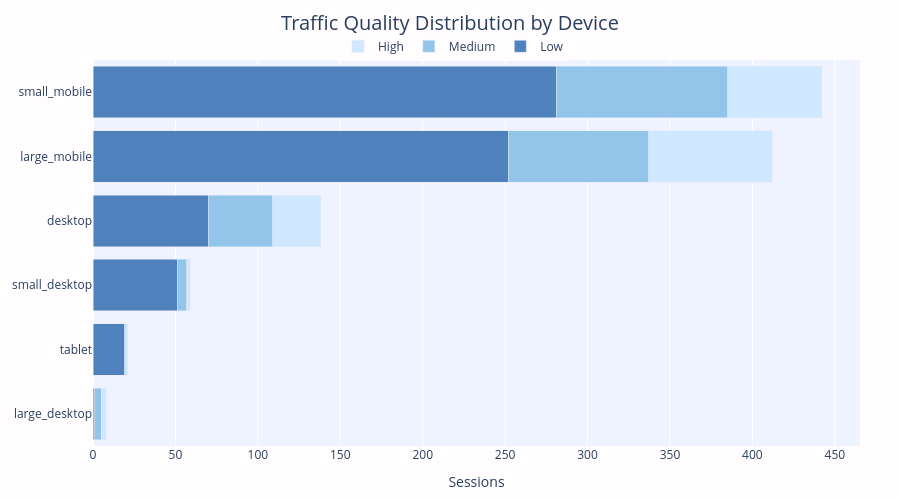

Write notebook code for a chart like this one.
### Code cell
# Переводим доли качества в абсолютные значения,
# чтобы корректно сравнивать устройства по объему и структуре трафика
df_device['low_abs'] = df_device['sessions'] * df_device['low_share'] / 100
df_device['medium_abs'] = df_device['sessions'] * df_device['medium_share'] / 100
df_device['high_abs'] = df_device['sessions'] * df_device['high_share'] / 100

# Типы устройств (например: mobile, desktop, tablet)
stages = df_device['screen_group'].tolist()

# Общее количество сессий по устройствам
sessions = df_device['sessions'].tolist()

# --- ГРАФИК ---
fig = go.Figure()

# Строим stacked bar chart, чтобы показать:
# 1. вклад каждого устройства в общий трафик
# 2. распределение качества внутри каждого устройства

# Низкое качество
fig.add_trace(go.Bar(
    y=stages,
    x=df_device['low_abs'],
    name="Low",
    orientation='h',
    marker=dict(color="#4F81BD")
))

# Среднее качество
fig.add_trace(go.Bar(
    y=stages,
    x=df_device['medium_abs'],
    name="Medium",
    orientation='h',
    marker=dict(color="#93C4EA")
))

# Высокое качество
fig.add_trace(go.Bar(
    y=stages,
    x=df_device['high_abs'],
    name="High",
    orientation='h',
    marker=dict(color="#CFE8FF")
))

fig.update_layout(
    barmode='stack',

    title=dict(
        text="Traffic Quality Distribution by Device",
        x=0.5,
        font=dict(size=20)
    ),

    xaxis_title="Sessions",

    # Переворачиваем ось для удобного чтения сверху вниз
    yaxis=dict(autorange="reversed"),

    width=900,
    height=500,

    # Кастомный фон
    plot_bgcolor=bg_color,
    paper_bgcolor="#fffdfe",

    # Легенда сверху — не перекрывает график
    legend=dict(
        orientation="h",
        y=1.073,
        x=0.47,
        xanchor="center"
    ),

    margin=dict(l=40, r=40, t=60, b=40)
)

# Сохраняем график для отчёта / портфолио
fig.write_image(
    "../charts/device_quality.png",
    width=900,
    height=550,
    scale=2
)

fig.show()

### Figure 1 — Plotly figure (JSON) as saved in the notebook; plotly's stock layout.template omitted (floating-point values rounded to 4 significant figures)
{"data": [{"marker": {"color": "#4F81BD"}, "name": "Low", "orientation": "h", "x": [281.0, 252.0, 70.0, 51.0, 19.0, 1.0], "y": ["small_mobile", "large_mobile", "desktop", "small_desktop", "tablet", "large_desktop"], "type": "bar"}, {"marker": {"color": "#93C4EA"}, "name": "Medium", "orientation": "h", "x": [104.0, 85.0, 39.0, 6.0, 1.0, 4.0], "y": ["small_mobile", "large_mobile", "desktop", "small_desktop", "tablet", "large_desktop"], "type": "bar"}, {"marker": {"color": "#CFE8FF"}, "name": "High", "orientation": "h", "x": [57.0, 75.0, 29.0, 2.0, 1.0, 3.0], "y": ["small_mobile", "large_mobile", "desktop", "small_desktop", "tablet", "large_desktop"], "type": "bar"}], "layout": {"title": {"font": {"size": 20}, "text": "Traffic Quality Distribution by Device", "x": 0.5}, "yaxis": {"autorange": "reversed"}, "legend": {"orientation": "h", "y": 1.073, "x": 0.47, "xanchor": "center"}, "margin": {"l": 40, "r": 40, "t": 60, "b": 40}, "barmode": "stack", "xaxis": {"title": {"text": "Sessions"}}, "width": 900, "height": 500, "plot_bgcolor": "#eff2ff", "paper_bgcolor": "#fffdfe"}}
